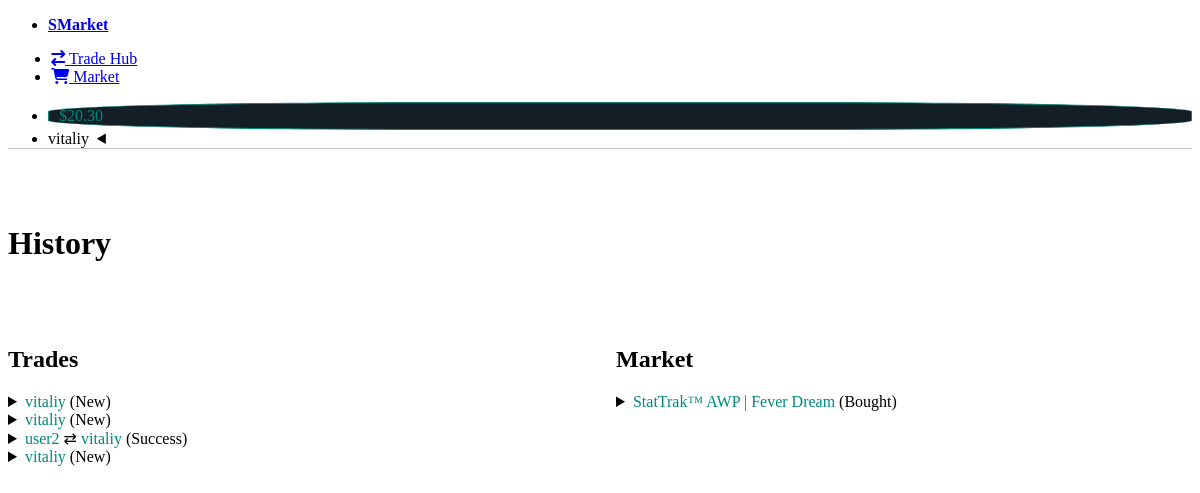
The app's page /history/ (signed in) with its own data.
### users/models.py (models this page shows, shortened)
class Profile(models.Model):
    user = models.OneToOneField(User, on_delete=models.CASCADE, null=True, blank=True)
    id = models.UUIDField(default=uuid.uuid4, unique=True, primary_key=True, editable=False)
    image = models.ImageField(null=True, blank=True, upload_to='profiles/', default='profiles/user-default.png')
    username = models.CharField(max_length=200, blank=True, null=True)
    email = models.EmailField(max_length=500, blank=True, null=True)
    registation_date = models.DateTimeField(auto_now_add=True)
    steam_id = models.PositiveBigIntegerField(null=True, blank=True)
    trade_url = models.CharField(max_length=500, null=True, blank=True)
    balance = models.DecimalField(max_digits=9, decimal_places=2, blank=True, null=True, default=0)
    discount = models.FloatField(default=0)
    total_trade_amount = models.FloatField(default=0.0)

### trade_hub/models.py (models this page shows, shortened)
class Trade(models.Model):
    NEW = 'N'
    REVIEWING = 'RW'
    DECLINED = 'DC'
    CANCELED = 'CD'
    SUCCESS = 'SC'
    STATUSES = [
        (NEW, 'New'),
        (REVIEWING, 'Reviewing'),
        (DECLINED, 'Declined'),
        (CANCELED, 'Canceled'),
        (SUCCESS, 'Success'),
    ]
    id = models.UUIDField(default=uuid.uuid4, unique=True, primary_key=True, editable=False)
    creator = models.ForeignKey(Profile, on_delete=models.CASCADE, null=True, related_name="creator")
    second_party = models.ForeignKey(Profile, on_delete=models.CASCADE, null=True, blank=True, related_name="second_party")
    guarantor = models.ForeignKey(Profile, on_delete=models.CASCADE, null=True, blank=True, related_name="guarantor")
    status = models.CharField(max_length=2, choices=STATUSES, default=NEW)
    created = models.DateTimeField(auto_now_add=True)
    class Meta:
        ordering = ["-created"]

class UserItem(models.Model):
    id = models.UUIDField(default=uuid.uuid4, unique=True, primary_key=True, editable=False)
    float = models.DecimalField(max_digits=18, decimal_places=17, blank=True, null=True)
    item = models.ForeignKey(Item, on_delete=models.CASCADE)
    user = models.ForeignKey(Profile, on_delete=models.CASCADE, null=True, blank=True)

class Item(models.Model):
    id = models.UUIDField(default=uuid.uuid4, unique=True, primary_key=True, editable=False)
    name = models.CharField(max_length=500)
    description = models.TextField(null=True, blank=True)
    stattrak = models.BooleanField(default=False)
    image = models.ImageField(blank=True, upload_to='items/', default='items/empty_trade_slot.png')
    game = models.ForeignKey("trade_hub.Game", on_delete=models.CASCADE)
    quality = models.ForeignKey("trade_hub.ItemQuality", on_delete=models.SET_NULL, null=True)
    exterior = models.ForeignKey("trade_hub.ItemExterior", on_delete=models.SET_NULL, null=True)
    class Meta:
        ordering = ["name"]
        unique_together = [['name', 'stattrak', 'quality', 'exterior']]

### market/models.py (models this page shows, shortened)
class MarketItem(models.Model):
    NEW = 'N'
    SOLD = 'SD'
    CANCELED = 'CD'
    STATUSES = [
        (NEW, 'New'),
        (SOLD, 'Sold'),
        (CANCELED, 'Canceled'),
    ]
    id = models.UUIDField(default=uuid.uuid4, unique=True, primary_key=True, editable=False)
    user_item = models.ForeignKey(UserItem, on_delete=models.CASCADE, null=True, blank=True)
    seller = models.ForeignKey(Profile, on_delete=models.CASCADE, null=True, related_name="seller")
    buyer = models.ForeignKey(Profile, on_delete=models.CASCADE, null=True, related_name="buyer")
    price = models.DecimalField(max_digits=9, decimal_places=2, blank=True, null=True)
    created = models.DateTimeField(auto_now_add=True)
    status = models.CharField(max_length=2, choices=STATUSES, default=NEW)

### users/views.py (the view)
# urls.py: path('history/', views.history, name="history"),
@login_required(login_url='login')
def history(request):
    profile = request.user.profile
    trades = Trade.objects.filter(Q(creator=profile) | Q(second_party=profile) | Q(guarantor=profile))
    market_items = MarketItem.objects.filter(Q(buyer=profile) | Q(seller=profile)).order_by('-created')
    context = {
        'trades': trades,
        'market_items': market_items,
    }
    return render(request, 'users/history.html', context=context)

### users/templates/users/history.html (shortened to what this page needs)
{% extends 'main.html' %}
{% block content %}
<main class="container-fluid history-main">
    <h1 class="main-title">History</h1>
    <div class="history-blocks">
        <div>
            <article class="trades-history">
                <h2>Trades</h2>
                {% for trade in trades %}
                    <details>
                        <summary>
                            <div class="trade-summary-div">
                                <div>
                                    <span class="green-text">{{trade.creator.username}}</span>
                                    {% if trade.second_party %}
                                        &#8644; <span class="green-text">{{trade.second_party.username}}</span>
                                    {% endif %}
                                    ({{trade.get_status_display}})
                                </div>
                            </div>
                        </summary>
                    </details>
                {% endfor %}
            </article>
        </div>
        <div>
            <article class="market-history">
                <h2>Market</h2>
                {% for market_item in market_items %}
                    <details>
                        <summary>
                            <div class="trade-summary-div">
                                <div>
                                    <span class="green-text">{% if market_item.user_item.item.stattrak %} StatTrak™ {% endif %}{{ market_item.user_item.item.name }}</span>
                                    {% if market_item.buyer == request.user.profile %}
                                        (Bought)
                                    {% else %}
                                        ({{market_item.get_status_display}})
                                    {% endif %}
                                </div>
                            </div>
                        </summary>
                    </details>
                {% endfor %}
            </article>
        </div>
    </div>
</main>
{% endblock content %}

### templates/navbar.html (shortened to what this page needs)
<nav class="container-fluid">
	<ul>
		<li>
			<a href="{% url 'trade-hub' %}" class="contrast"
				><strong>SMarket</strong></a
			>
		</li>
	</ul>
	<ul>
		<li class="nav-tabs">
			<a href="{% url 'trade-hub' %}"
				><i class="fa-solid fa-arrow-right-arrow-left"></i> Trade Hub</a
			>
		</li>
		<li class="nav-tabs">
			<a href="{% url 'market' %}"
				><i class="fa-solid fa-cart-shopping fa-shake"></i> Market</a
			>
		</li>
	</ul>
	<ul>
		{% if request.user.is_authenticated %}
			<li>
				<div class="balance green-text">
					${{ request.user.profile.balance  }}
				</div>
			</li>
			<li>
				<details role="list" dir="rtl">
					<summary aria-haspopup="listbox" role="link" class="secondary">
						{{ request.user.profile.username }}
					</summary>
				</details>
			</li>
		{% else %}
			<li>
				<a href="{% url 'login' %}" data-theme-switcher="auto">Login</a>
			</li>
		{% endif %}
	</ul>
</nav>

### static/css/styles.css (style rules this page uses)
:root { --primary: #00897b; }
[data-theme="light"], :root:not([data-theme="dark"]) { --primary: #00897b; --primary-hover: #00796b; --primary-focus: rgba(0, 137, 123, 0.125); --primary-inverse: #fff; }
:root { --form-element-active-border-color: var(--primary); --form-element-focus-color: var(--primary-focus); --switch-color: var(--primary-inverse); --switch-checked-background-color: var(--primary); }
.nav-tabs { margin-left: 0.2rem; margin-right: 0.2rem; }
nav { box-shadow: 0 1px 0 rgba(145, 145, 145, 0.521); }
.nav-tabs { transition: transform 0.3s ease-in-out; }
.green-text { color: var(--primary); }
.trade-summary-div { display: inline-block; }
.balance { background-color: #141e26; border: 1px solid; border-radius: 34%; padding: 4px; padding-right: 10px; padding-left: 10px; }
.history-blocks { display: grid; grid-template-columns: repeat(2, 1fr); grid-template-rows: 1fr; grid-column-gap: 0px; grid-row-gap: 0px; }
.history-main article { margin-top: 1rem; padding-top: 2rem; }
.main-title { margin-bottom: 1rem !important; }
.trades-history { margin-right: 1rem; }
.market-history { margin-left: 1rem; }
main.container-fluid.history-main { padding-top: 5vh; }

### records on screen
Trade: creator.username "vitaliy", status "New"
Trade: creator.username "vitaliy", status "New"
Trade: creator.username "user2", second_party.username "vitaliy", status "Success"
Trade: creator.username "vitaliy", status "New"
MarketItem: shows "StatTrak™", user_item.item.name "AWP | Fever Dream", shows "(Bought)"

### other values on screen
{{ request.user.profile.balance }} "20.30"
{{ request.user.profile.username }} "vitaliy"
